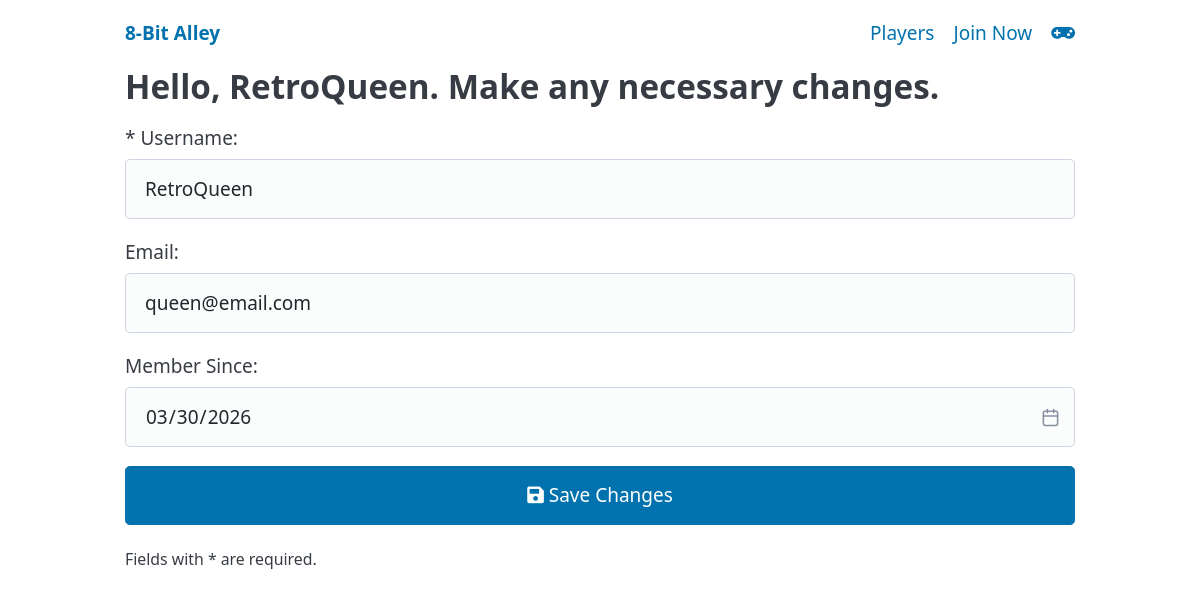
The page /edit/3 on the database its author committed.
### tables this page shows
CREATE TABLE players (
    player_id INTEGER PRIMARY KEY,
    username TEXT NOT NULL,
    email TEXT UNIQUE,
    join_date TEXT DEFAULT CURRENT_DATE,
    verified TEXT
);

### app.py (the view)
@app.route('/edit/<int:p_id>')
def edit_player(p_id):
    player = q.get_player_by_id(p_id)
    if not player:
        return render_template('error.html', message=f'SORRY, player {p_id} not found')
    else:
        return render_template('edit_player.html', player=player)

### queries.py (called while the page is built)
def get_player_by_id(p_id):
    sql = "SELECT * FROM players WHERE player_id = ?"
    players = db.execute(sql, p_id)
    if len(players) != 1:
        return None
    else:
        return players[0]

### templates/edit_player.html
{% extends "base.html" %}
{% block content %}
    <h2>Hello, {{ player.username }}. Make any necessary changes.</h2>
    <form action="/update/{{player.player_id}}" method="post">
        <div>
            <label for="username">* Username: </label>
            <input type="text" name="username" id="username"
                   placeholder="Enter your username" aria-label="Text"
                   autocomplete="off" autofocus required
                   value="{{ player.username }}">
        </div>
        <div>
            <label for="email">Email: </label>
            <input type="email" name="email" id="email" placeholder="user@domain.com" aria-label="Email" autocomplete="off"
            {% if player.email %}
            value="{{ player.email }}"
            {% endif %}>
        </div>
        <div>
            <label for="join-date">Member Since: </label>
            <input type="date" name="join-date" id="join-date"
                   aria-label="Date" value="{{ player.join_date }}">
        </div>
        <button type="submit"><i class="fas fa-save"></i> Save Changes </button>
    </form>
    <small>Fields with * are required.</small>
{% endblock %}

### rows shown on the page
players: username "RetroQueen", email "queen@email.com", join-date "03/30/2026"
